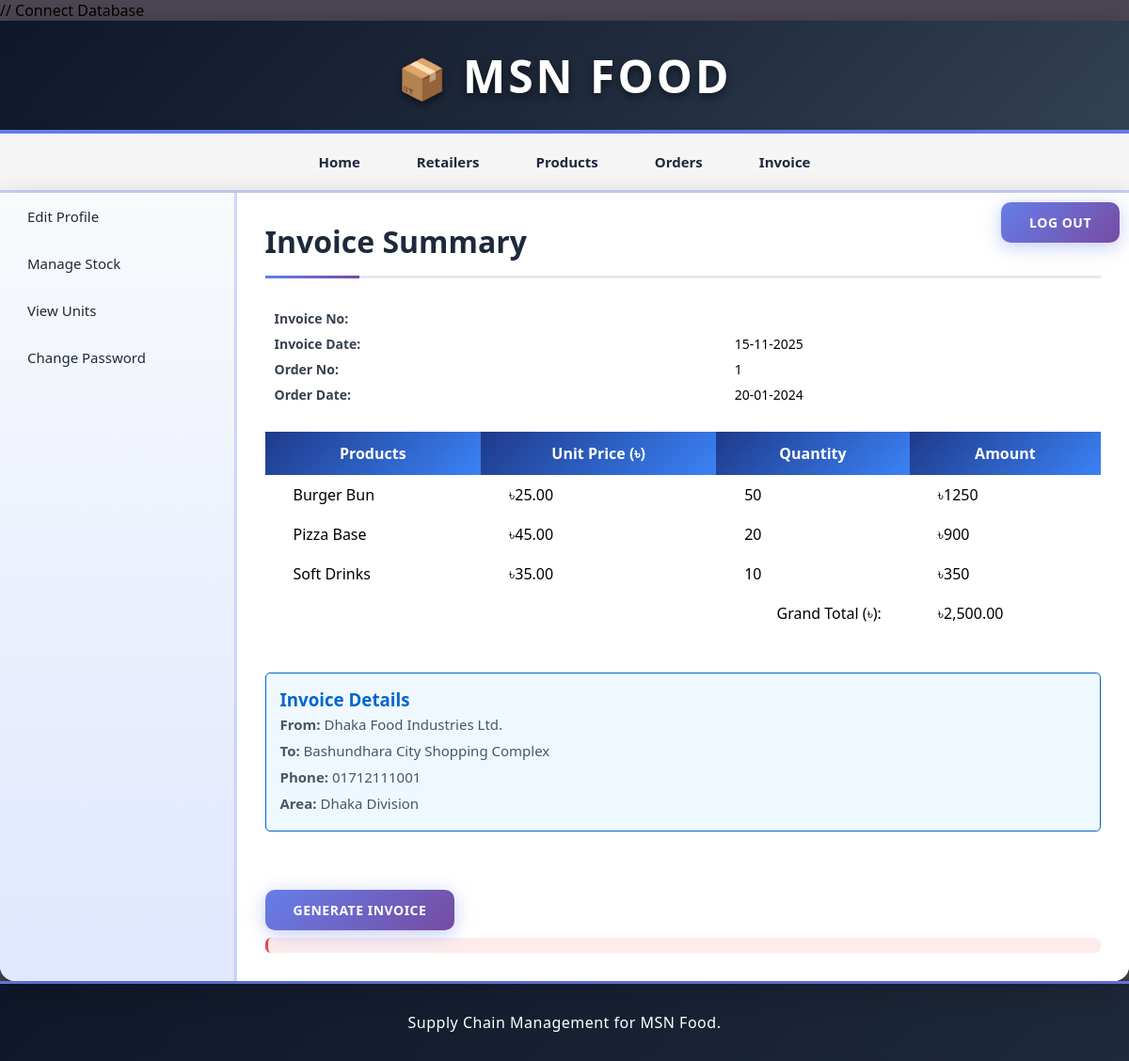
/manufacturer/generate_invoice.php?id=1 (signed in), run on the app's committed database.
### tables this page shows
CREATE TABLE `orders` (
  `order_id` int(11) NOT NULL,
  `retailer_id` int(11) NOT NULL,
  `assigned_manufacturer_id` int(11) DEFAULT NULL,
  `date` date NOT NULL,
  `total_amount` decimal(10,2) NOT NULL,
  `approved` tinyint(1) NOT NULL DEFAULT 0,
  `status` tinyint(1) NOT NULL DEFAULT 0,
  `cancellation_reason` text DEFAULT NULL,
  `cancelled_by` varchar(50) DEFAULT NULL,
  `cancelled_date` datetime DEFAULT NULL
);

CREATE TABLE `order_items` (
  `item_id` int(11) NOT NULL,
  `order_id` int(11) NOT NULL,
  `pro_id` int(11) NOT NULL,
  `quantity` int(11) NOT NULL,
  `price` decimal(10,2) NOT NULL,
  `total` decimal(10,2) NOT NULL
);

CREATE TABLE `products` (
  `pro_id` int(11) NOT NULL,
  `pro_name` varchar(255) NOT NULL,
  `pro_desc` text DEFAULT NULL,
  `pro_price` decimal(10,2) NOT NULL,
  `unit_id` int(11) NOT NULL,
  `added_date` timestamp NOT NULL DEFAULT current_timestamp()
);

CREATE TABLE `manufacturer` (
  `man_id` int(11) NOT NULL,
  `man_name` varchar(255) NOT NULL,
  `man_email` varchar(255) NOT NULL,
  `man_phone` varchar(15) NOT NULL,
  `man_address` text NOT NULL,
  `username` varchar(50) NOT NULL,
  `password` varchar(50) NOT NULL,
  `date` timestamp NOT NULL DEFAULT current_timestamp()
);

CREATE TABLE `retailer` (
  `retailer_id` int(11) NOT NULL,
  `retailer_name` varchar(255) NOT NULL,
  `retailer_email` varchar(255) NOT NULL,
  `retailer_phone` varchar(15) NOT NULL,
  `retailer_address` text NOT NULL,
  `area_id` int(11) NOT NULL,
  `username` varchar(50) NOT NULL,
  `password` varchar(50) NOT NULL,
  `date` timestamp NOT NULL DEFAULT current_timestamp()
);

CREATE TABLE `area` (
  `area_id` int(11) NOT NULL,
  `area_name` varchar(100) NOT NULL,
  `area_code` varchar(10) NOT NULL
);

### manufacturer/generate_invoice.php (the view, shortened to what this page needs)
<?php
	require("../includes/config.php");
	if(isset($_SESSION['manufacturer_login'])) {
		if($_SESSION['manufacturer_login'] == true) {
			$order_id = $_GET['id'];
			$manufacturer_id = $_SESSION['manufacturer_id'];
			$querySelectManufacturer = "SELECT * FROM manufacturer WHERE man_id='$manufacturer_id'";
			$resultManufacturer = mysqli_query($con,$querySelectManufacturer);
			$rowManufacturer = mysqli_fetch_array($resultManufacturer);
		$query_selectOrderItems = "SELECT oi.*, p.pro_name, p.pro_price, p.pro_desc, oi.quantity AS q, o.date, r.retailer_name, r.retailer_phone, a.area_name
								  FROM order_items oi
								  JOIN products p ON oi.pro_id = p.pro_id
								  JOIN orders o ON oi.order_id = o.order_id
								  JOIN retailer r ON o.retailer_id = r.retailer_id
								  JOIN area a ON r.area_id = a.area_id
								  WHERE oi.order_id='$order_id' AND o.assigned_manufacturer_id='$manufacturer_id'";
		$result_selectOrderItems = mysqli_query($con,$query_selectOrderItems);			$query_selectOrder = "SELECT o.date, o.status, r.retailer_name, r.retailer_phone, a.area_name
								 FROM orders o
								 JOIN retailer r ON o.retailer_id = r.retailer_id
								 JOIN area a ON r.area_id = a.area_id
								 WHERE o.order_id='$order_id'";
			$result_selectOrder = mysqli_query($con,$query_selectOrder);
			$row_selectOrder = mysqli_fetch_array($result_selectOrder);
			$query_selectInvoiceId = "SELECT `AUTO_INCREMENT` FROM  INFORMATION_SCHEMA.TABLES WHERE TABLE_SCHEMA='scms' AND TABLE_NAME='invoice'";
			$result_selectInvoiceId = mysqli_query($con,$query_selectInvoiceId);
			$row_selectInvoiceId = mysqli_fetch_array($result_selectInvoiceId);
		}
		else {
			header('Location:../index.php');
		}
	}
	else {
		header('Location:../index.php');
	}
?>
<!DOCTYPE html>
<html>
<head>
	<link rel="stylesheet" href="../includes/main_style.css" >
</head>
<body>
	<?php
		include("../includes/header.inc.php");
		include("../includes/nav_manufacturer.inc.php");
		include("../includes/aside_manufacturer.inc.php");
	?>
	<section>
		<h1>Invoice Summary</h1>
		<table class="table_infoFormat">
		<tr>
			<td> Invoice No: </td>
			<td> <?php echo $row_selectInvoiceId['AUTO_INCREMENT']; ?> </td>
		</tr>
		<tr>
			<td> Invoice Date: </td>
			<td> <?php echo date('d-m-Y'); ?> </td>
		</tr>
		<tr>
			<td> Order No: </td>
			<td> <?php echo $order_id; ?> </td>
		</tr>
		<tr>
			<td> Order Date: </td>
			<td> <?php echo date("d-m-Y",strtotime($row_selectOrder['date'])); ?> </td>
		</tr>
		</table>
		<form action="insert_invoice.php" method="POST" class="form">
		<table class="table_invoiceFormat">
			<tr>
				<th> Products </th>
				<th> Unit Price (৳) </th>
				<th> Quantity </th>
				<th> Amount </th>
			</tr>
			<?php $i=1; while($row_selectOrderItems = mysqli_fetch_array($result_selectOrderItems)) { ?>
			<tr>
				<td> <?php echo $row_selectOrderItems['pro_name']; ?> </td>
				<td> ৳<?php echo $row_selectOrderItems['pro_price']; ?> </td>
				<td> <?php echo $row_selectOrderItems['q']; ?> </td>
				<td> ৳<?php echo $row_selectOrderItems['q']*$row_selectOrderItems['pro_price']; ?> </td>
			</tr>
			<?php $i++; } ?>
			<tr style="height:40px;vertical-align:bottom;">
				<td colspan="3" style="text-align:right;"> Grand Total (৳): </td>
				<td>
				<?php
					mysqli_data_seek($result_selectOrderItems,0);
					$total_amount = 0;
					while($row_calc = mysqli_fetch_array($result_selectOrderItems)) {
						$total_amount += ($row_calc['q'] * $row_calc['pro_price']);
					}
					echo "৳" . number_format($total_amount, 2);
				?>
				</td>
			</tr>
		</table>
			<br/>
			<div style="margin: 20px 0; padding: 15px; background-color: #f0f8ff; border: 1px solid #0066cc; border-radius: 5px;">
				<h3 style="margin: 0; color: #0066cc;">Invoice Details</h3>
				<p><strong>From:</strong> <?php echo $rowManufacturer['man_name']; ?></p>
				<p><strong>To:</strong> <?php echo $row_selectOrder['retailer_name']; ?></p>
				<p><strong>Phone:</strong> <?php echo $row_selectOrder['retailer_phone']; ?></p>
				<p><strong>Area:</strong> <?php echo $row_selectOrder['area_name']; ?></p>
			</div>
			<br/>
			<input type="submit" value="Generate Invoice" class="submit_button" />
			<span class="error_message">
			</span>
		</form>
	</section>
	<?php
		include("../includes/footer.inc.php");
	?>
</body>
</html>

### includes/main_style.css (style rules this page uses)
* { font-family: "Segoe UI", Tahoma, Geneva, Verdana, sans-serif; margin: 0; padding: 0; box-sizing: border-box; }
body { width: 100%; max-width: 1600px; margin: 0 auto; background: linear-gradient(135deg, #4c4752 0%, #4c4752 100%); background-attachment: fixed; min-height: 100vh; }
.submit_button { font-size: 16px; margin-top: 20px; margin-right: 10px; padding: 12px 30px; background: linear-gradient(135deg, #667eea 0%, #764ba2 100%); border: none; color: white; border-radius: 10px; font-weight: 700; cursor: pointer; transition: all 0.3s ease; box-shadow: 0 4px 20px rgba(102, 126, 234, 0.4); letter-spacing: 0.5px; text-transform: uppercase; font-size: 14px; }
.error_message { color: #ef4444; font-weight: 600; font-size: 13px; display: none; }
.error_message:not(:empty) { display: block; padding: 8px 12px; margin: 8px 0 0 0; background: rgba(239, 68, 68, 0.1); border-left: 3px solid #ef4444; border-radius: 6px; }
section { width: 100%; padding: 30px; min-height: 500px; }
section h1 { margin-bottom: 25px; font-weight: 700; color: #1e293b; font-size: 32px; padding-bottom: 15px; border-bottom: 3px solid #e5e7eb; position: relative; }
section h1::after { content: ""; position: absolute; bottom: -3px; left: 0; width: 100px; height: 3px; background: linear-gradient(90deg, #667eea 0%, #764ba2 100%); }
section p { width: 100%; max-width: 900px; line-height: 28px; color: #475569; font-size: 15px; }
table { border-collapse: collapse; width: 100%; }
.table_invoiceFormat th { background: linear-gradient(135deg, #1e3a8a 0%, #3b82f6 100%); color: white; padding: 12px 30px; font-weight: 600; }
.table_invoiceFormat td { padding: 10px 30px; }
.table_infoFormat { margin: 25px 10px 30px; }
.table_infoFormat td { padding: 8px 10px 0 0; font-size: 14px; }
.table_infoFormat td:first-child { font-weight: 600; color: #374151; }

### data on the page
orders: date "20-01-2024", retailer.retailer_name "Bashundhara City Shopping Complex", retailer.retailer_phone "01712111001", area.area_name "Dhaka Division"
order_items: pro.pro_name "Burger Bun", pro.pro_price "25.00", quantity "50", quantity.pro_price "1250"
order_items: pro.pro_name "Pizza Base", pro.pro_price "45.00", quantity "20", quantity.pro_price "900"
order_items: pro.pro_name "Soft Drinks", pro.pro_price "35.00", quantity "10", quantity.pro_price "350"
manufacturer: man_name "Dhaka Food Industries Ltd."

### other printed values
$order_id "1"
$total_amount "2,500.00"
